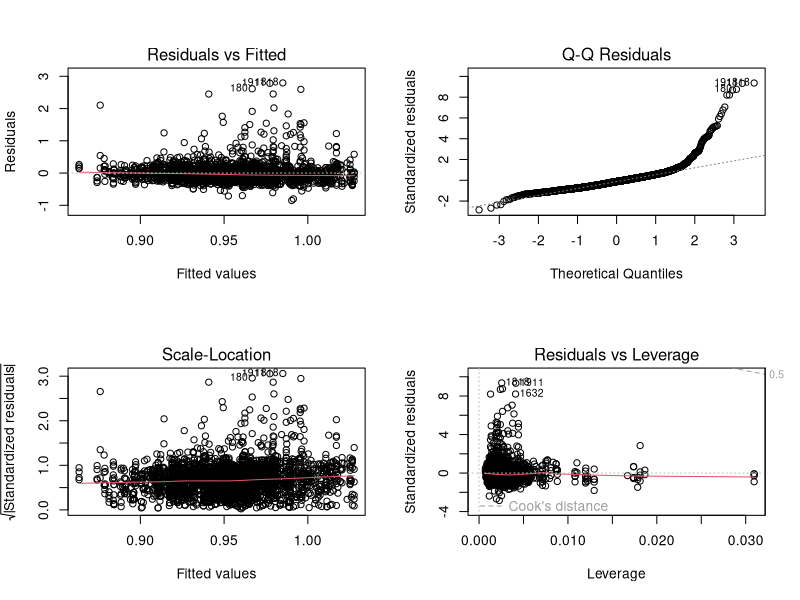
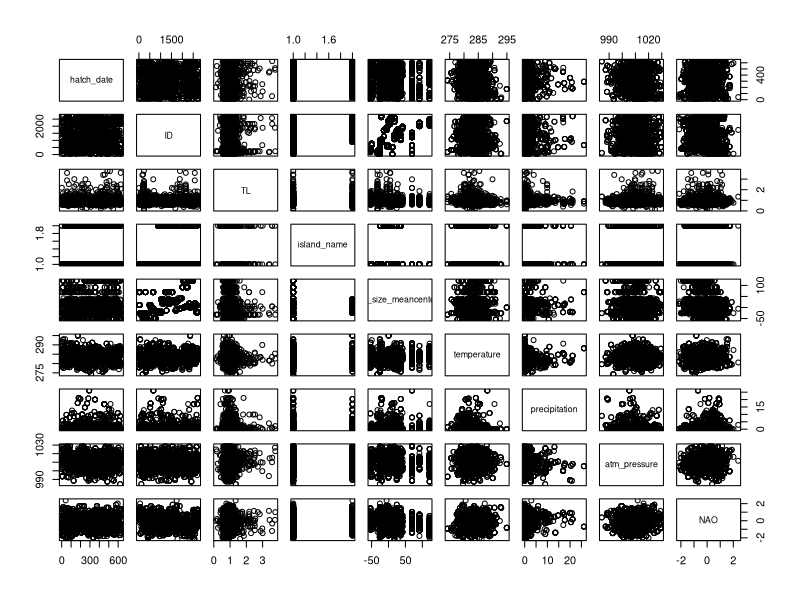
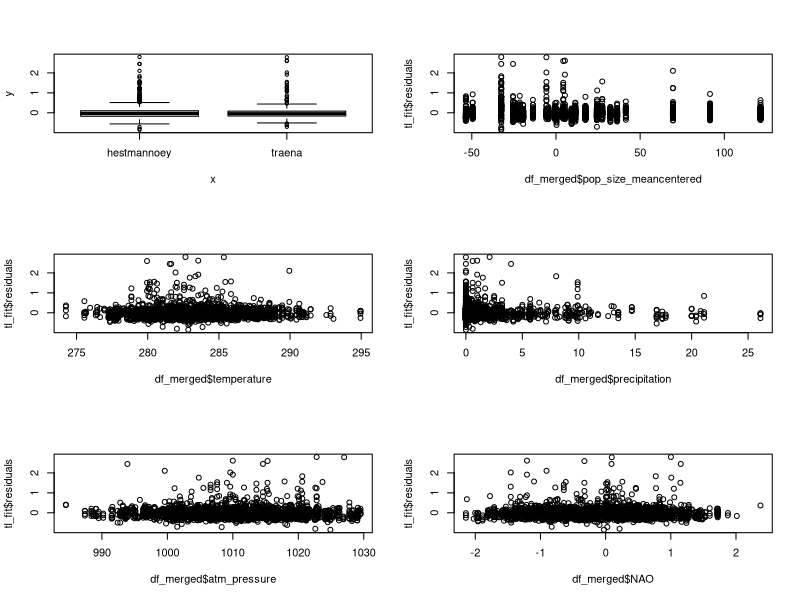
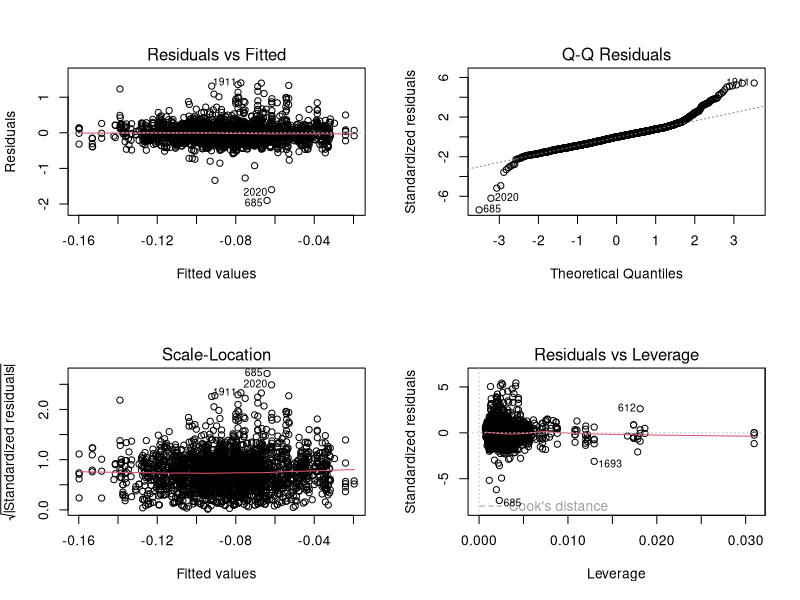
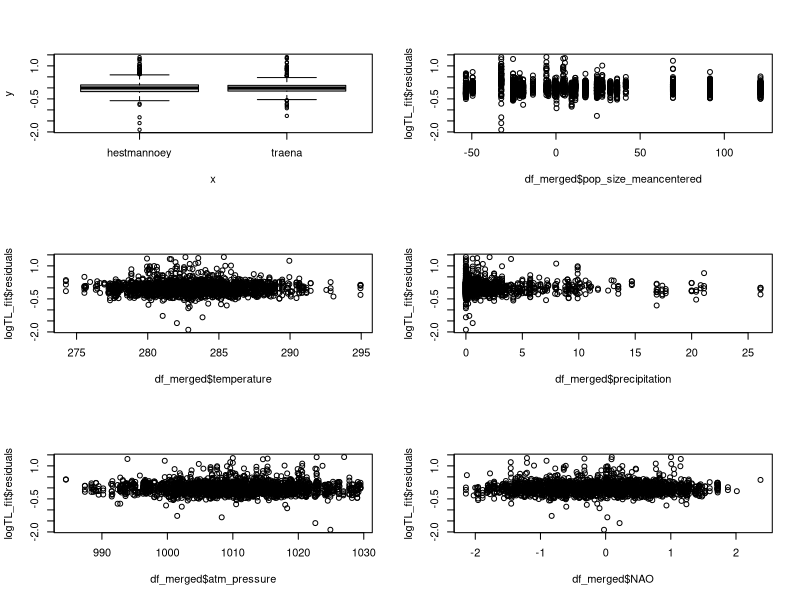

These figures' R source, in order:
library(dplyr)

df_sp <- read.csv("./data_clean/sparrow_data_Pepke_etal_EcolEvol2022clean.csv") %>%
    select(c("ID", "TL", "island_name", "pop_size_meancentered", "hatch_date"))

df_wt <- read.csv("./data_clean/weather_data_Pepke_etal_EcolEvol2022clean.csv") %>%
    select("date","temperature":"NAO")

# merge by hatch_date/date
df_merged <- df_sp %>% merge(df_wt, by.x = "hatch_date", by.y = "date")

tl_formula <- TL ~ island_name +
                   pop_size_meancentered + temperature +
                   precipitation + atm_pressure + NAO
tl_fit <- lm(tl_formula, data = df_merged)
summary(tl_fit)

# diagnostics plots 
# 1) heavy upper tail QQ-plot 
# 2) heteroskedastic precipitation v. resids plot
par(mfrow = c(2,2))
plot(tl_fit)
plot(df_merged) # only issue is QQ-plot

# predictors v. residuals
names(df_merged)
par(mfrow = c(3,2))
plot(as.factor(df_merged$island_name), tl_fit$residuals)
plot(df_merged$pop_size_meancentered,tl_fit$residuals)
plot(df_merged$temperature,tl_fit$residuals)
plot(df_merged$precipitation,tl_fit$residuals) # heteroskedastic
plot(df_merged$atm_pressure,tl_fit$residuals)
plot(df_merged$NAO,tl_fit$residuals)
dev.off()

# log of the tl
df_merged <- df_merged %>% mutate(logTL = log(TL))
logTL_formula <- logTL ~ island_name +
  pop_size_meancentered + temperature +
  precipitation + atm_pressure + NAO
logTL_fit <- lm(logTL_formula, data = df_merged)
summary(logTL_fit)
par(mfrow = c(2,2))
plot(logTL_fit) # fixed QQ plot :)

# investigate QQ outliers 685, 2020, 1911
df_merged[1911,]
df_merged[1911,]



# diagnostics
par(mfrow = c(3,2))
plot(as.factor(df_merged$island_name), logTL_fit$residuals)
plot(df_merged$pop_size_meancentered,logTL_fit$residuals)
plot(df_merged$temperature,logTL_fit$residuals)
plot(df_merged$precipitation,logTL_fit$residuals) # heteroskedastic
plot(df_merged$atm_pressure,logTL_fit$residuals)
plot(df_merged$NAO,logTL_fit$residuals)

# Model selection: vif and lasso

